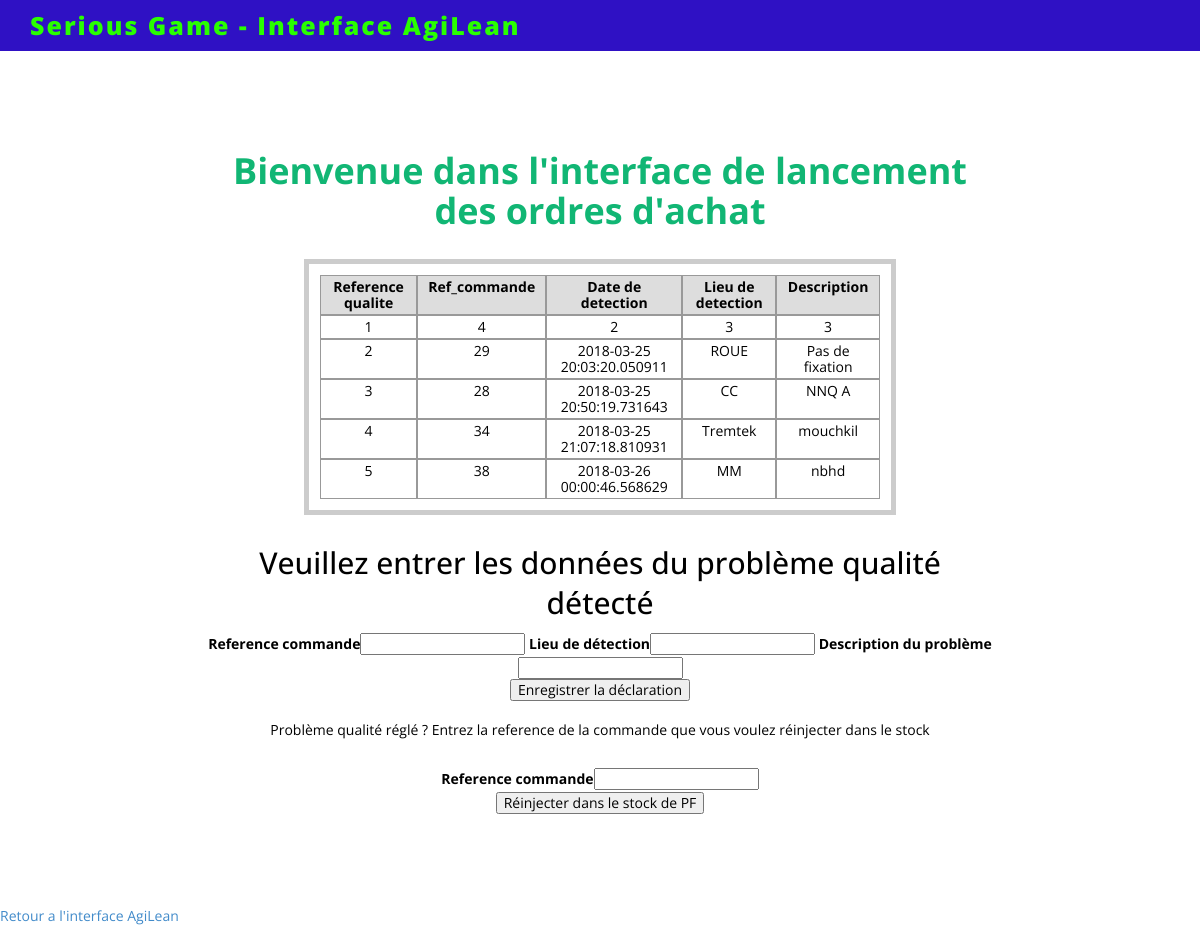
Page /qualite on the earlier database version.
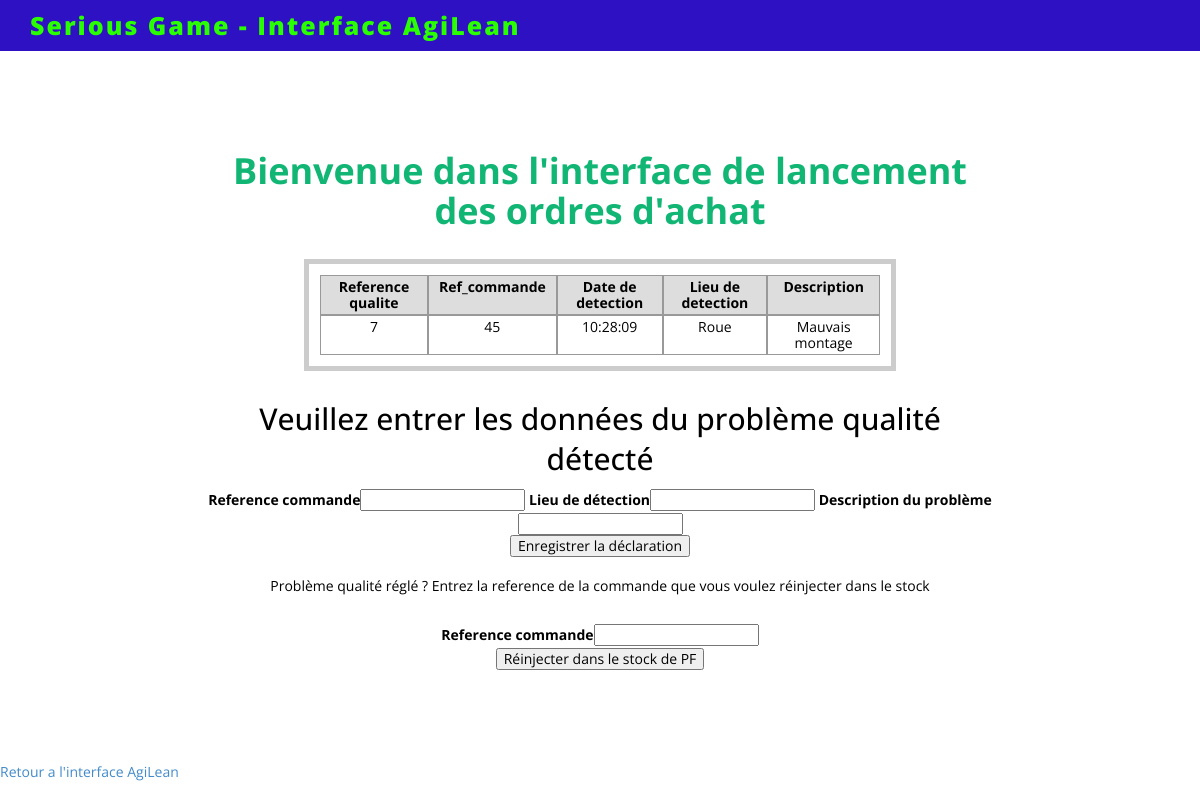
Same page on the later database version.
### tables this page shows
CREATE TABLE "Qualité" (
	`ref_qualite`	INTEGER PRIMARY KEY AUTOINCREMENT,
	`Date_detection`	TEXT,
	`Lieu`	TEXT,
	`Description`	TEXT,
	`Ref_commande`	INTEGER
);

### exemples.py (the view, shortened to what this page needs)
@app.route('/qualite', methods=['GET', 'POST'])
def qualite():
	lignes=selection_pb_qualite()
	erreur = ""
	return render_template('qualite.html', msg = erreur,commandes = lignes, ref_cmd = request.form.get('ref_cmd', ''), lieu = request.form.get('lieu', ''), description = request.form.get('description', ''))

### exemples.py (called while the page is built)
def connection_bdd():
    con = lite.connect('BD_serious_game.db')
    con.row_factory = lite.Row
    return con

def selection_pb_qualite():
	conn = connection_bdd()
	cur = conn.cursor()
	cur.execute("SELECT ref_qualite, Ref_commande, Date_detection, Lieu, Description FROM Qualité")
	lignes = cur.fetchall()
	conn.close()
	return lignes

### templates/qualite.html (shortened to what this page needs)
﻿<html>
<head>
    <link href="static/assets/css/bootstrap.css" rel="stylesheet" />
    <link href="static/assets/css/font-awesome.min.css" rel="stylesheet" />
    <link rel="stylesheet" href="https://cdnjs.cloudflare.com/ajax/libs/font-awesome/4.7.0/css/font-awesome.min.css">
    <link href="static/assets/css/style.css" rel="stylesheet" />
  </head>
<body>
<div class="row main-top-margin text-center">
<div class="col-md-8 col-md-offset-2 col-sm-10 col-sm-offset-1" data-scrollreveal="enter top and move 100px, wait 0.5s">
<h1>Bienvenue dans l'interface de lancement des ordres d'achat</h1>
<div class='contenu'>
	<div class="lp_table">
		<div class="lp_entetes">
			<div class="lp_entete">Reference qualite</div>
                        <div class="lp_entete">Ref_commande</div>
			<div class="lp_entete">Date de detection</div>
			<div class="lp_entete">Lieu de detection</div>
                        <div class="lp_entete">Description</div>
		</div>
		{% for commande in commandes %}
			<div class="lp_ligne">
				<div class="lp_cellule">{{ commande['ref_qualite'] }}</div>
				<div class="lp_cellule">{{ commande['Ref_commande'] }}</div>
				<div class="lp_cellule">{{ commande['Date_detection'] }}</div>
                                <div class="lp_cellule">{{ commande['Lieu'] }}</div>
				<div class="lp_cellule">{{ commande['Description'] }}</div>
			</div>
		{% endfor %}
	</div>
</div>
<h2> Veuillez entrer les données du problème qualité détecté</h2>
<form method='post' action='{{ url_for("qualite") }}'>
<label for='ref_cmd'>Reference commande</label><input type='text'  name='ref_cmd' value='{{ ref_cmd }}'>
<label for='lieu'>Lieu de détection</label><input type='text'  name='lieu' value='{{ lieu }}'>
<label for='description'>Description du problème</label><input type='text'  name='description' value='{{ description }}'>
<br>
<input type='submit' value='Enregistrer la déclaration'>
</form>
<p> Problème qualité réglé ? Entrez la reference de la commande que vous voulez réinjecter dans le stock</p>
<form method='post' action='{{ url_for("injecter_stock") }}'>
<label for='ref'>Reference commande</label><input type='text'  name='ref' value='{{ ref }}'>
<br>
<input type='submit' value='Réinjecter dans le stock de PF'>
</form>
</div>
</div>
<br>
<br/><br/><a href={{url_for('agilean')}}> Retour a l'interface AgiLean<a/>
</body>
<div class="navbar navbar-inverse navbar-fixed-top">
        <div class="container">
            <div class="navbar-header">
                <a class="navbar-brand" href="#">Serious Game - Interface AgiLean</a>
            </div>
</html>

Differences in the rows shown:
removed Qualité: ref_qualite "1", Ref_commande "4", Date_detection "2", Lieu "3", Description "3"
removed Qualité: ref_qualite "2", Ref_commande "29", Date_detection "2018-03-25 20:03:20.050911", Lieu "ROUE", Description "Pas de fixation"
removed Qualité: ref_qualite "3", Ref_commande "28", Date_detection "2018-03-25 20:50:19.731643", Lieu "CC", Description "NNQ A"
removed Qualité: ref_qualite "4", Ref_commande "34", Date_detection "2018-03-25 21:07:18.810931", Lieu "Tremtek", Description "mouchkil"
removed Qualité: ref_qualite "5", Ref_commande "38", Date_detection "2018-03-26 00:00:46.568629", Lieu "MM", Description "nbhd"
added Qualité: ref_qualite "7", Ref_commande "45", Date_detection "10:28:09", Lieu "Roue", Description "Mauvais montage"
